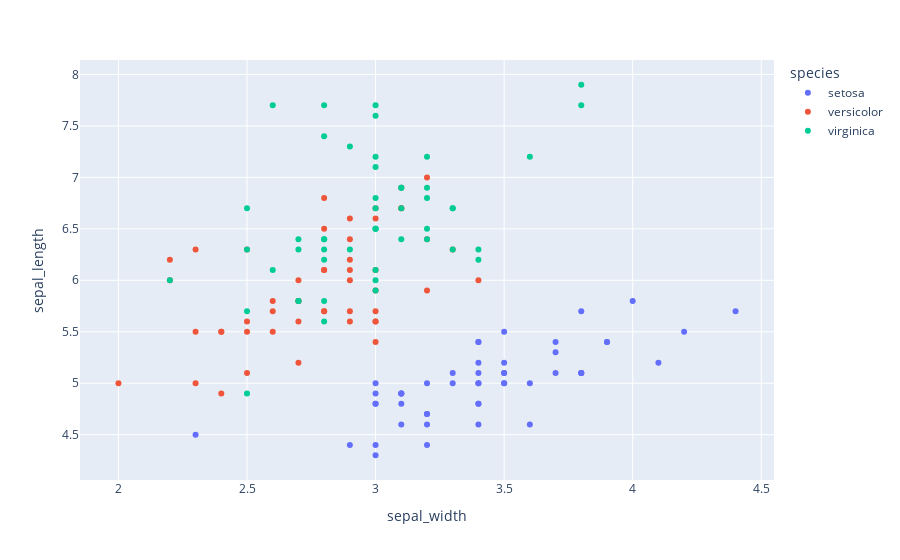
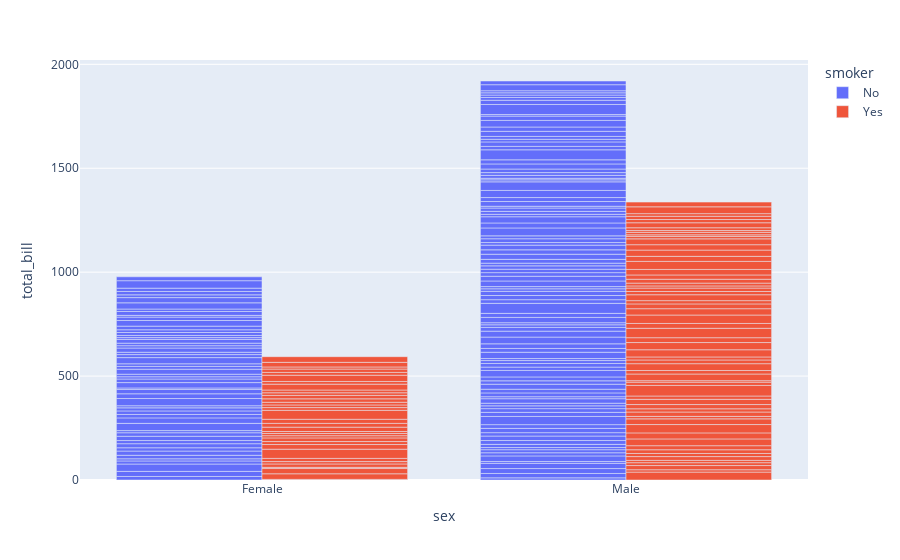
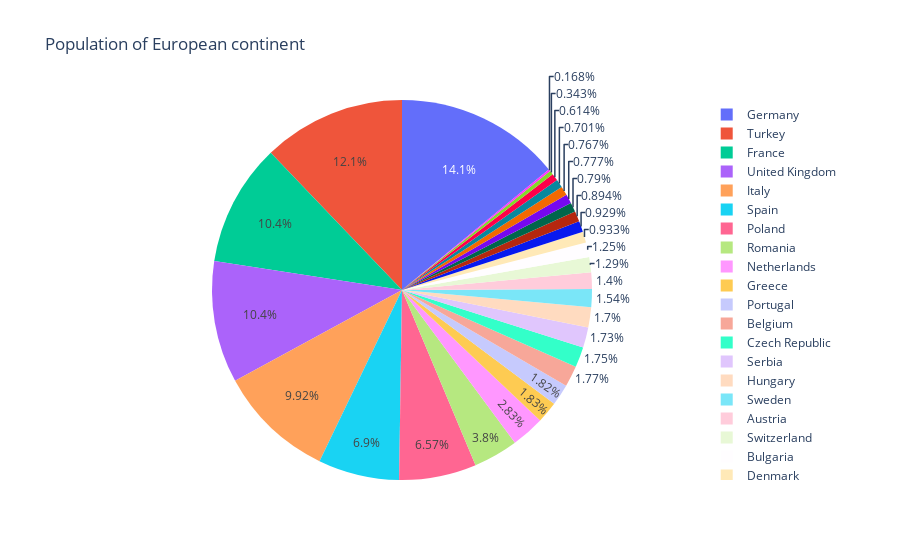
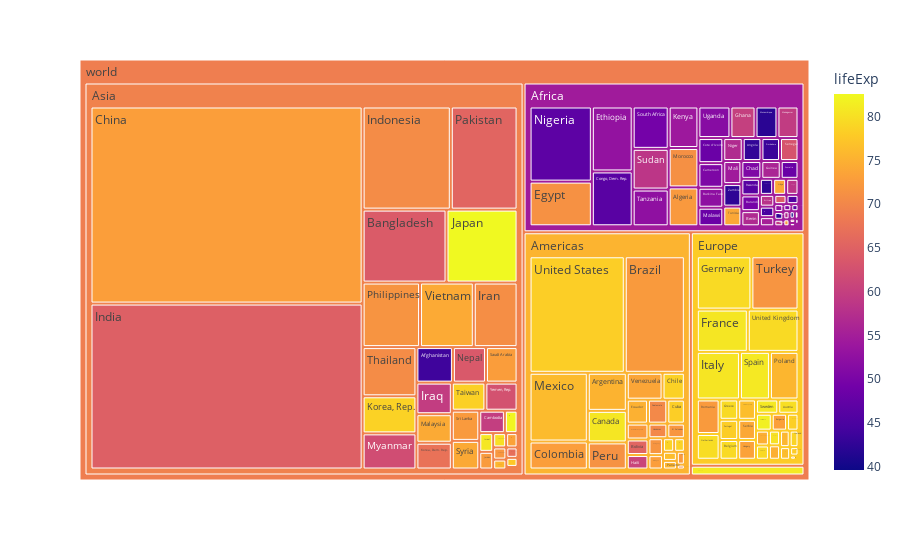

Here is the notebook cell these charts were saved with, in order:
### Code cell
import plotly.express as px
# scatter plot
df = px.data.iris()
fig = px.scatter(df, x="sepal_width", y="sepal_length", color="species")
fig.show()

# bar chart
df = px.data.tips()
fig = px.bar(df, x="sex", y="total_bill", color="smoker", barmode="group")
fig.show()

#pie chart
df = px.data.gapminder().query("year == 2007").query("continent == 'Europe'")
df.loc[df['pop'] < 2.e6, 'country'] = 'Other countries' # Represent only large countries
fig = px.pie(df, values='pop', names='country', title='Population of European continent')
fig.show()

#tree map
df = px.data.gapminder().query("year == 2007")
fig = px.treemap(df, path=[px.Constant('world'), 'continent', 'country'], values='pop',
                  color='lifeExp', hover_data=['iso_alpha'])
fig.show()

# Histogram
df = px.data.tips()
fig = px.histogram(df, x="total_bill", y="tip", color="sex", marginal="rug", hover_data=df.columns)
fig.show()

#Boxplot
df = px.data.tips()
fig = px.box(df, x="day", y="total_bill", color="smoker", notched=True)
fig.show()

#map
df = px.data.carshare()
fig = px.scatter_mapbox(df, lat="centroid_lat", lon="centroid_lon", color="peak_hour", size="car_hours",
                  color_continuous_scale=px.colors.cyclical.IceFire, size_max=15, zoom=10,
                  mapbox_style="carto-positron")
fig.show()

#3d scatter plots
df = px.data.election()
fig = px.scatter_3d(df, x="Joly", y="Coderre", z="Bergeron", color="winner", size="total", hover_name="district",
                  symbol="result", color_discrete_map = {"Joly": "blue", "Bergeron": "green", "Coderre":"red"})
fig.show()

### Figure 1 — Plotly figure (JSON) as saved in the notebook; plotly's stock layout.template omitted (floating-point values rounded to 4 significant figures)
{"data": [{"hovertemplate": "species=setosa<br>sepal_width=%{x}<br>sepal_length=%{y}<extra></extra>", "legendgroup": "setosa", "marker": {"color": "#636efa", "symbol": "circle"}, "mode": "markers", "name": "setosa", "orientation": "v", "showlegend": true, "type": "scatter", "x": [3.5, 3, 3.2, 3.1, 3.6, 3.9, 3.4, 3.4, 2.9, 3.1, 3.7, 3.4, 3, 3, 4, 4.4, 3.9, 3.5, 3.8, 3.8, 3.4, 3.7, 3.6, 3.3, 3.4, 3, 3.4, 3.5, 3.4, 3.2, 3.1, 3.4, 4.1, 4.2, 3.1, 3.2, 3.5, 3.1, 3, 3.4, 3.5, 2.3, 3.2, 3.5, 3.8, 3, 3.8, 3.2, 3.7, 3.3], "xaxis": "x", "y": [5.1, 4.9, 4.7, 4.6, 5, 5.4, 4.6, 5, 4.4, 4.9, 5.4, 4.8, 4.8, 4.3, 5.8, 5.7, 5.4, 5.1, 5.7, 5.1, 5.4, 5.1, 4.6, 5.1, 4.8, 5, 5, 5.2, 5.2, 4.7, 4.8, 5.4, 5.2, 5.5, 4.9, 5, 5.5, 4.9, 4.4, 5.1, 5, 4.5, 4.4, 5, 5.1, 4.8, 5.1, 4.6, 5.3, 5], "yaxis": "y"}, {"hovertemplate": "species=versicolor<br>sepal_width=%{x}<br>sepal_length=%{y}<extra></extra>", "legendgroup": "versicolor", "marker": {"color": "#EF553B", "symbol": "circle"}, "mode": "markers", "name": "versicolor", "orientation": "v", "showlegend": true, "type": "scatter", "x": [3.2, 3.2, 3.1, 2.3, 2.8, 2.8, 3.3, 2.4, 2.9, 2.7, 2, 3, 2.2, 2.9, 2.9, 3.1, 3, 2.7, 2.2, 2.5, 3.2, 2.8, 2.5, 2.8, 2.9, 3, 2.8, 3, 2.9, 2.6, 2.4, 2.4, 2.7, 2.7, 3, 3.4, 3.1, 2.3, 3, 2.5, 2.6, 3, 2.6, 2.3, 2.7, 3, 2.9, 2.9, 2.5, 2.8], "xaxis": "x", "y": [7, 6.4, 6.9, 5.5, 6.5, 5.7, 6.3, 4.9, 6.6, 5.2, 5, 5.9, 6, 6.1, 5.6, 6.7, 5.6, 5.8, 6.2, 5.6, 5.9, 6.1, 6.3, 6.1, 6.4, 6.6, 6.8, 6.7, 6, 5.7, 5.5, 5.5, 5.8, 6, 5.4, 6, 6.7, 6.3, 5.6, 5.5, 5.5, 6.1, 5.8, 5, 5.6, 5.7, 5.7, 6.2, 5.1, 5.7], "yaxis": "y"}, {"hovertemplate": "species=virginica<br>sepal_width=%{x}<br>sepal_length=%{y}<extra></extra>", "legendgroup": "virginica", "marker": {"color": "#00cc96", "symbol": "circle"}, "mode": "markers", "name": "virginica", "orientation": "v", "showlegend": true, "type": "scatter", "x": [3.3, 2.7, 3, 2.9, 3, 3, 2.5, 2.9, 2.5, 3.6, 3.2, 2.7, 3, 2.5, 2.8, 3.2, 3, 3.8, 2.6, 2.2, 3.2, 2.8, 2.8, 2.7, 3.3, 3.2, 2.8, 3, 2.8, 3, 2.8, 3.8, 2.8, 2.8, 2.6, 3, 3.4, 3.1, 3, 3.1, 3.1, 3.1, 2.7, 3.2, 3.3, 3, 2.5, 3, 3.4, 3], "xaxis": "x", "y": [6.3, 5.8, 7.1, 6.3, 6.5, 7.6, 4.9, 7.3, 6.7, 7.2, 6.5, 6.4, 6.8, 5.7, 5.8, 6.4, 6.5, 7.7, 7.7, 6, 6.9, 5.6, 7.7, 6.3, 6.7, 7.2, 6.2, 6.1, 6.4, 7.2, 7.4, 7.9, 6.4, 6.3, 6.1, 7.7, 6.3, 6.4, 6, 6.9, 6.7, 6.9, 5.8, 6.8, 6.7, 6.7, 6.3, 6.5, 6.2, 5.9], "yaxis": "y"}], "layout": {"legend": {"title": {"text": "species"}, "tracegroupgap": 0}, "margin": {"t": 60}, "xaxis": {"anchor": "y", "domain": [0, 1], "title": {"text": "sepal_width"}}, "yaxis": {"anchor": "x", "domain": [0, 1], "title": {"text": "sepal_length"}}}}

### Figure 2 — Plotly figure (JSON) as saved in the notebook; plotly's stock layout.template omitted (floating-point values rounded to 4 significant figures; data arrays with more than 128 entries replaced by an {"elided": "..."} marker saying what was removed)
{"data": [{"alignmentgroup": "True", "hovertemplate": "smoker=No<br>sex=%{x}<br>total_bill=%{y}<extra></extra>", "legendgroup": "No", "marker": {"color": "#636efa"}, "name": "No", "offsetgroup": "No", "orientation": "v", "showlegend": true, "textposition": "auto", "type": "bar", "x": {"elided": "151 str values"}, "xaxis": "x", "y": {"elided": "151 float values"}, "yaxis": "y"}, {"alignmentgroup": "True", "hovertemplate": "smoker=Yes<br>sex=%{x}<br>total_bill=%{y}<extra></extra>", "legendgroup": "Yes", "marker": {"color": "#EF553B"}, "name": "Yes", "offsetgroup": "Yes", "orientation": "v", "showlegend": true, "textposition": "auto", "type": "bar", "x": ["Male", "Male", "Male", "Male", "Male", "Male", "Female", "Male", "Female", "Female", "Male", "Male", "Male", "Male", "Female", "Female", "Male", "Male", "Male", "Male", "Female", "Female", "Female", "Female", "Male", "Male", "Male", "Female", "Male", "Female", "Female", "Female", "Male", "Male", "Male", "Male", "Male", "Male", "Male", "Male", "Female", "Male", "Male", "Male", "Male", "Male", "Male", "Female", "Male", "Female", "Male", "Male", "Female", "Male", "Male", "Male", "Male", "Female", "Female", "Male", "Male", "Female", "Female", "Female", "Male", "Female", "Male", "Male", "Male", "Female", "Male", "Male", "Female", "Female", "Female", "Male", "Male", "Male", "Female", "Male", "Female", "Male", "Male", "Female", "Female", "Female", "Male", "Male", "Male", "Male", "Male", "Female", "Male"], "xaxis": "x", "y": [38.01, 11.24, 20.29, 13.81, 11.02, 18.29, 3.07, 15.01, 26.86, 25.28, 17.92, 19.44, 32.68, 28.97, 5.75, 16.32, 40.17, 27.28, 12.03, 21.01, 11.35, 15.38, 44.3, 22.42, 15.36, 20.49, 25.21, 14.31, 16, 17.51, 10.59, 10.63, 50.81, 15.81, 7.25, 31.85, 16.82, 32.9, 17.89, 14.48, 9.6, 34.63, 34.65, 23.33, 45.35, 23.17, 40.55, 20.9, 30.46, 18.15, 23.1, 15.69, 19.81, 28.44, 15.48, 16.58, 10.34, 43.11, 13, 13.51, 18.71, 12.74, 13, 16.4, 20.53, 16.47, 26.59, 38.73, 24.27, 12.76, 30.06, 25.89, 13.27, 28.17, 12.9, 28.15, 11.59, 7.74, 30.14, 12.16, 13.42, 8.58, 13.42, 16.27, 10.09, 22.12, 24.01, 15.69, 15.53, 12.6, 32.83, 27.18, 22.67], "yaxis": "y"}], "layout": {"barmode": "group", "legend": {"title": {"text": "smoker"}, "tracegroupgap": 0}, "margin": {"t": 60}, "xaxis": {"anchor": "y", "domain": [0, 1], "title": {"text": "sex"}}, "yaxis": {"anchor": "x", "domain": [0, 1], "title": {"text": "total_bill"}}}}

### Figure 3 — Plotly figure (JSON) as saved in the notebook; plotly's stock layout.template omitted (floating-point values rounded to 4 significant figures)
{"data": [{"domain": {"x": [0, 1], "y": [0, 1]}, "hovertemplate": "country=%{label}<br>pop=%{value}<extra></extra>", "labels": ["Albania", "Austria", "Belgium", "Bosnia and Herzegovina", "Bulgaria", "Croatia", "Czech Republic", "Denmark", "Finland", "France", "Germany", "Greece", "Hungary", "Other countries", "Ireland", "Italy", "Other countries", "Netherlands", "Norway", "Poland", "Portugal", "Romania", "Serbia", "Slovak Republic", "Slovenia", "Spain", "Sweden", "Switzerland", "Turkey", "United Kingdom"], "legendgroup": "", "name": "", "showlegend": true, "type": "pie", "values": [3600523, 8199783, 10392226, 4552198, 7322858, 4493312, 10228744, 5468120, 5238460, 61083916, 82400996, 10706290, 9956108, 301931, 4109086, 58147733, 684736, 16570613, 4627926, 38518241, 10642836, 22276056, 10150265, 5447502, 2009245, 40448191, 9031088, 7554661, 71158647, 60776238]}], "layout": {"legend": {"tracegroupgap": 0}, "title": {"text": "Population of European continent"}}}

### Figure 4 — Plotly figure (JSON) as saved in the notebook; plotly's stock layout.template omitted (floating-point values rounded to 4 significant figures; data arrays with more than 128 entries replaced by an {"elided": "..."} marker saying what was removed)
{"data": [{"branchvalues": "total", "customdata": {"elided": "148x2 mixed values"}, "domain": {"x": [0, 1], "y": [0, 1]}, "hovertemplate": "labels=%{label}<br>pop=%{value}<br>parent=%{parent}<br>id=%{id}<br>iso_alpha=%{customdata[0]}<br>lifeExp=%{color}<extra></extra>", "ids": {"elided": "148 str values"}, "labels": {"elided": "148 str values"}, "marker": {"coloraxis": "coloraxis", "colors": {"elided": "148 float values"}}, "name": "", "parents": {"elided": "148 str values"}, "type": "treemap", "values": {"elided": "148 int values"}}], "layout": {"coloraxis": {"colorbar": {"title": {"text": "lifeExp"}}, "colorscale": [[0, "#0d0887"], [0.1111, "#46039f"], [0.2222, "#7201a8"], [0.3333, "#9c179e"], [0.4444, "#bd3786"], [0.5556, "#d8576b"], [0.6667, "#ed7953"], [0.7778, "#fb9f3a"], [0.8889, "#fdca26"], [1, "#f0f921"]]}, "legend": {"tracegroupgap": 0}, "margin": {"t": 60}}}
